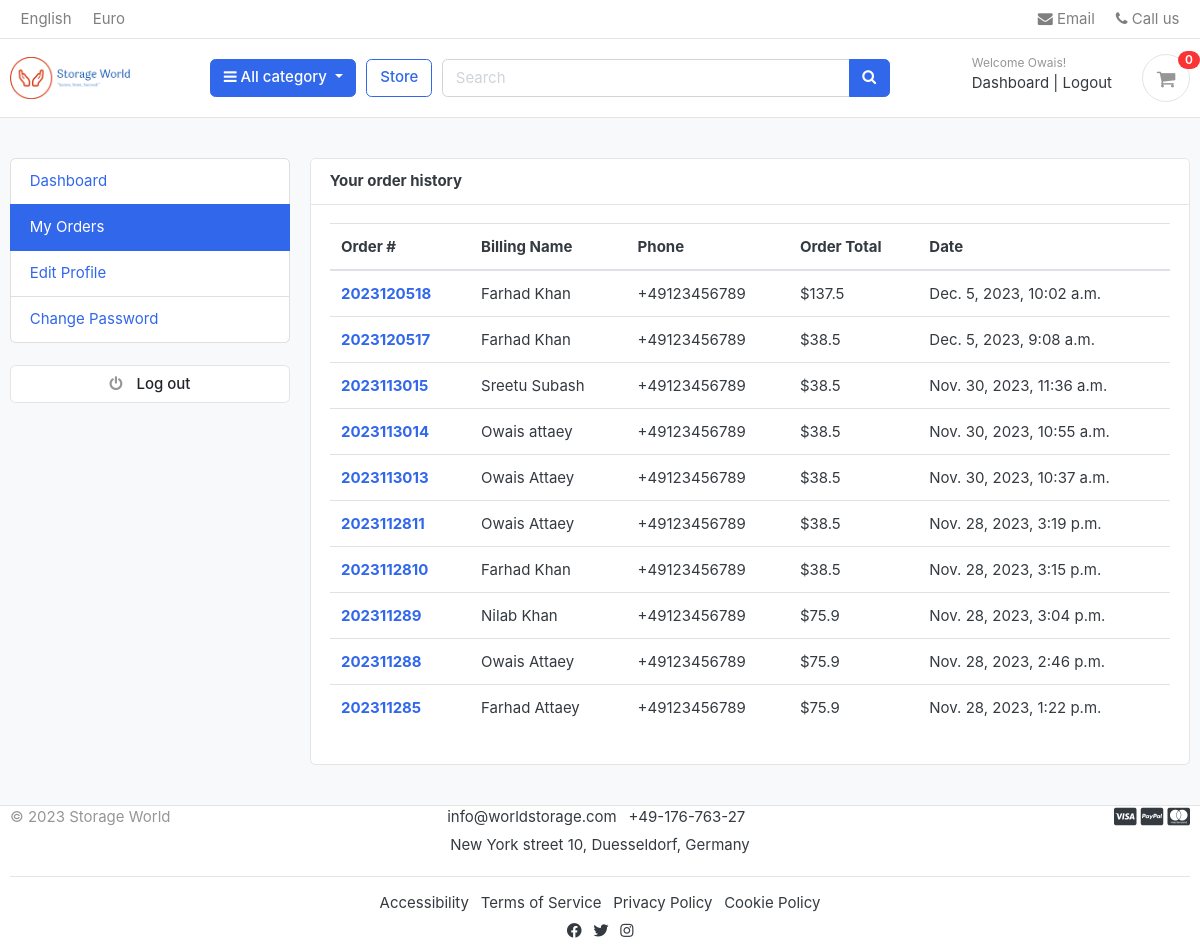
The page /accounts/my_orders/ (signed in) on the database its author committed.
### accounts/models.py (models this page shows, shortened)
class Account(AbstractBaseUser):
    first_name      = models.CharField(max_length=50)
    last_name       = models.CharField(max_length=50)
    username        = models.CharField(max_length=50, unique=True)
    email           = models.EmailField(max_length=100, unique=True)
    phone_number    = models.CharField(max_length=50)
    date_joined     = models.DateTimeField(auto_now_add=True)
    last_login      = models.DateTimeField(auto_now_add=True)
    is_admin        = models.BooleanField(default=False)
    is_staff        = models.BooleanField(default=False)
    is_active       = models.BooleanField(default=False)
    is_superadmin   = models.BooleanField(default=False)
    USERNAME_FIELD = 'email'
    REQUIRED_FIELDS = ['username', 'first_name', 'last_name']
    objects = MyAccountManager()

### orders/models.py (models this page shows, shortened)
class Order(models.Model):
    STATUS = (
        ('New', 'New'),
        ('Accepted', 'Accepted'),
        ('Completed', 'Completed'),
        ('Cancelled', 'Cancelled'),
    )
    user                = models.ForeignKey(Account, on_delete=models.SET_NULL, null=True)
    payment             = models.ForeignKey(Payment, on_delete=models.SET_NULL, blank=True, null=True)
    order_number        = models.CharField(max_length=20)
    first_name          = models.CharField(max_length=50)
    last_name           = models.CharField(max_length=50)
    phone               = models.CharField(max_length=15)
    email               = models.EmailField(max_length=50)
    address_line_1      = models.CharField(max_length=50)
    address_line_2      = models.CharField(max_length=50, blank=True)
    country             = models.CharField(max_length=50)
    state               = models.CharField(max_length=50)
    city                = models.CharField(max_length=50)
    order_note          = models.CharField(max_length=100, blank=True)
    order_total         = models.FloatField()
    tax                 = models.FloatField()
    status              = models.CharField(max_length=10, choices=STATUS, default='New')
    ip                  = models.CharField(blank=True, max_length=20)
    is_ordered          = models.BooleanField(default=False)
    created_at          = models.DateTimeField(auto_now_add=True)
    updated_at          = models.DateTimeField(auto_now=True)
    def full_name(self):
        return f'{self.first_name} {self.last_name}'

### accounts/views.py (the view)
# urls.py: path('my_orders/', views.my_orders, name='my_orders'),
@login_required(login_url='login')
def my_orders(request):
    orders = Order.objects.filter(user=request.user, is_ordered=True).order_by('-created_at')
    context = {
        'orders': orders,
    }
    return render(request, 'accounts/my_orders.html', context)

### carts/context_processors.py (called while the page is built)
def counter(request):
    cart_count = 0
    if 'admin' in request.path:
        return {}
    else:
        try:
            cart = Cart.objects.filter(cart_id=_cart_id(request))
            if request.user.is_authenticated:
                cart_items = CartItem.objects.all().filter(user=request.user)
            else:
                cart_items = CartItem.objects.all().filter(cart=cart[:1])
            for cart_item in cart_items:
                cart_count += cart_item.quantity
        except Cart.DoesNotExist:
            cart_count = 0
    return dict(cart_count=cart_count)

### carts/views.py (called while the page is built)
def _cart_id(request):
    cart = request.session.session_key
    if not cart:
        cart = request.session.create()
    return cart

### category/context_processors.py (called while the page is built)
def menu_links(request):
    links = Category.objects.all()
    return dict(links=links)

### category/models.py (called while the page is built)
    def get_url(self):
        return reverse('products_by_category', args=[self.slug])

### templates/accounts/my_orders.html (shortened to what this page needs)
{% extends 'base.html' %}
{% block content %}
<section class="section-conten padding-y bg">
<div class="container">
	<div class="row">
	{% include 'includes/dashboard_sidebar.html' %}
	<main class="col-md-9">
		<article class="card">
		<header class="card-header">
			<strong class="d-inline-block mr-3">Your order history</strong>
		</header>
		<div class="card-body">
			<div class="row">
			<div class="col-md-12">
				<table class="table table-hover">
				  <thead>
				    <tr>
				      <th scope="col">Order #</th>
				      <th scope="col">Billing Name</th>
				      <th scope="col">Phone</th>
				      <th scope="col">Order Total</th>
                        <th scope="col">Date</th>
				    </tr>
				  </thead>
				  <tbody>
						{% for order in orders %}
				    <tr>
				      <th scope="row"><a href="{% url 'order_detail' order.order_number %}">{{order.order_number}}</a></th>
				      <td>{{order.full_name}}</td>
				      <td>{{order.phone}}</td>
				      <td>${{order.order_total}}</td>
                        <td>{{order.created_at}}</td>
				    </tr>
				{% endfor %}
				  </tbody>
				</table>
			</div>
			</div>
		</div>
		</article>
	</main>
</div>
</div>
</section>
{% endblock %}

### templates/includes/navbar.html (shortened to what this page needs)
{% load static %}
<header class="section-header">
<nav class="navbar p-md-0 navbar-expand-sm navbar-light border-bottom">
<div class="container">
  <div class="collapse navbar-collapse" id="navbarTop4">
    <ul class="navbar-nav mr-auto">
    	<li class="nav-item dropdown">
		 	<a href="#" class="nav-link">   English </a>
		</li>
		<li class="nav-item dropdown">
			<a href="#" class="nav-link"> Euro </a>
		</li>
    </ul>
    <ul class="navbar-nav">
		<li><a href="#" class="nav-link"> <i class="fa fa-envelope"></i> Email </a></li>
		<li><a href="#" class="nav-link"> <i class="fa fa-phone"></i> Call us </a></li>
	</ul>
  </div>
</div>
</nav>
<section class="header-main border-bottom">
	<div class="container">
<div class="row align-items-center">
	<div class="col-lg-2 col-md-3 col-6">
		<a href="{% url 'home' %}" class="brand-wrap">
			<img class="logo" src="{% static './images/logo/logo.png' %}">
		</a>
	</div>
	<div class="col-lg col-sm col-md col-6 flex-grow-0">
		<div class="category-wrap dropdown d-inline-block float-right">
			<button type="button" class="btn btn-primary dropdown-toggle" data-toggle="dropdown">
				<i class="fa fa-bars"></i> All category
			</button>
		</div>
	</div>
	<a href="{% url 'store' %}" class="btn btn-outline-primary">Store</a>
	<div class="col-lg  col-md-6 col-sm-12 col">
		<form action="{% url 'search' %}" class="search" method='GET'>
			<div class="input-group w-100">
			    <input type="text" class="form-control" style="width:60%;" placeholder="Search" name="keyword">
			    <div class="input-group-append">
			      <button class="btn btn-primary" type="submit">
			        <i class="fa fa-search"></i>
			      </button>
			    </div>
		    </div>
		</form>
	</div>
	<div class="col-lg-3 col-sm-6 col-8 order-2 order-lg-3">
				<div class="d-flex justify-content-end mb-3 mb-lg-0">
					{% if user.id is None %}
					<div class="widget-header">
						<small class="title text-muted">Welcome guest!</small>
						<div>
							<a href="{% url 'login' %}">Sign in</a> <span class="dark-transp"> | </span>
							<a href="{% url 'register' %}"> Register</a>
						</div>
					</div>
					{% else %}
					<div class="widget-header">
						<small class="title text-muted">Welcome {{user.first_name | capfirst}}!</small>
						<div>
							<a href="{% url 'dashboard' %}">Dashboard</a> <span class="dark-transp"> | </span>
							<a href="{% url 'logout' %}"> Logout</a>
						</div>
					</div>
					{% endif %}
					<a href="{% url 'cart' %}" class="widget-header pl-3 ml-3">
						<div class="icon icon-sm rounded-circle border"><i class="fa fa-shopping-cart"></i></div>
						<span class="badge badge-pill badge-danger notify">{{cart_count}}</span>
					</a>
				</div>
			</div>
</div>
	</div>
</section>
</header>

### static/css/ui.css (style rules this page uses)
html { font-family: "Inter", sans-serif; font-size: 15px; }
.icon-xs, .icon-sm, .icon-md, .icon-lg { display: inline-block; text-align: center; flex-shrink: 0; flex-grow: 0; }
.icon-sm { width: 48px; height: 48px; line-height: 48px !important; font-size: 20px; }
.padding-y { padding-top: 40px; padding-bottom: 40px; }
article:after, .form-group:after { display: block; clear: both; content: ""; }
.bg { background-color: #f8f9fa; }
.header-main { position: relative; padding-top: 1rem; padding-bottom: 1rem; }
.brand-wrap .logo, .navbar-brand .logo { margin-right: 7px; max-height: 42px; display: inline-block; }
.widget-header { display: inline-block; vertical-align: middle; position: relative; }
.widget-header a { color: #343a40; }
.widget-header i { color: #969696; }
.widget-header .title { display: block; }
.widget-header .notify { position: absolute; top: -3px; right: -10px; }
.notify { position: absolute; top: -4px; right: -10px; display: inline-block; padding: 0.25em 0.6em; font-size: 12px; line-height: 1; text-align: center; border-radius: 3rem; color: #fff; background-color: #fa3434; }

### rows shown on the page
Account: first_name "Owais"
Order: order_number "2023120518", full_name "Farhad Khan", phone "+49123456789", order_total "137.5", created_at "Dec. 5, 2023, 10:02 a.m."
Order: order_number "2023120517", full_name "Farhad Khan", phone "+49123456789", order_total "38.5", created_at "Dec. 5, 2023, 9:08 a.m."
Order: order_number "2023113015", full_name "Sreetu Subash", phone "+49123456789", order_total "38.5", created_at "Nov. 30, 2023, 11:36 a.m."
Order: order_number "2023113014", full_name "Owais attaey", phone "+49123456789", order_total "38.5", created_at "Nov. 30, 2023, 10:55 a.m."
Order: order_number "2023113013", full_name "Owais Attaey", phone "+49123456789", order_total "38.5", created_at "Nov. 30, 2023, 10:37 a.m."
Order: order_number "2023112811", full_name "Owais Attaey", phone "+49123456789", order_total "38.5", created_at "Nov. 28, 2023, 3:19 p.m."
Order: order_number "2023112810", full_name "Farhad Khan", phone "+49123456789", order_total "38.5", created_at "Nov. 28, 2023, 3:15 p.m."
Order: order_number "202311289", full_name "Nilab Khan", phone "+49123456789", order_total "75.9", created_at "Nov. 28, 2023, 3:04 p.m."
Order: order_number "202311288", full_name "Owais Attaey", phone "+49123456789", order_total "75.9", created_at "Nov. 28, 2023, 2:46 p.m."
Order: order_number "202311285", full_name "Farhad Attaey", phone "+49123456789", order_total "75.9", created_at "Nov. 28, 2023, 1:22 p.m."

### other values the page prints
{{ cart_count }} "0"
